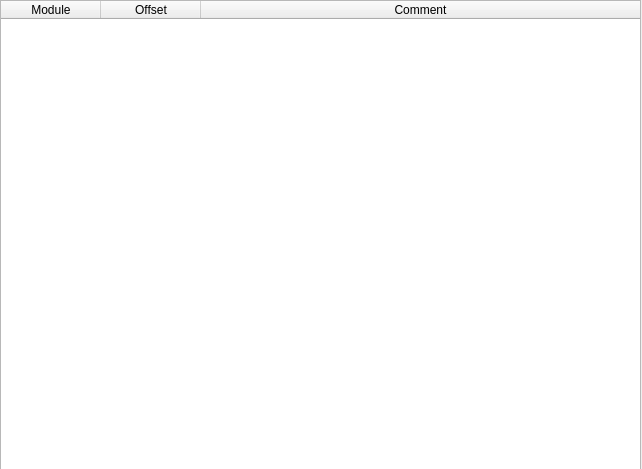
<?xml version="1.0" encoding="UTF-8"?>
<ui version="4.0">
 <class>qtDLGBookmarkClass</class>
 <widget class="QWidget" name="qtDLGBookmarkClass">
  <property name="geometry">
   <rect>
    <x>0</x>
    <y>0</y>
    <width>642</width>
    <height>469</height>
   </rect>
  </property>
  <property name="windowTitle">
   <string>[ Nanomite ] - Bookmark / Comment</string>
  </property>
  <property name="windowIcon">
   <iconset resource="qtDLGNanomite.qrc">
    <normaloff>:/DLGNanomite/Icons/IDI_MAIN.ico</normaloff>:/DLGNanomite/Icons/IDI_MAIN.ico</iconset>
  </property>
  <widget class="QWidget" name="verticalLayoutWidget">
   <property name="geometry">
    <rect>
     <x>0</x>
     <y>0</y>
     <width>641</width>
     <height>471</height>
    </rect>
   </property>
   <layout class="QVBoxLayout" name="verticalLayout">
    <item>
     <widget class="QTableWidget" name="tblBookmark">
      <property name="contextMenuPolicy">
       <enum>Qt::CustomContextMenu</enum>
      </property>
      <property name="editTriggers">
       <set>QAbstractItemView::SelectedClicked</set>
      </property>
      <property name="selectionBehavior">
       <enum>QAbstractItemView::SelectRows</enum>
      </property>
      <attribute name="horizontalHeaderStretchLastSection">
       <bool>true</bool>
      </attribute>
      <attribute name="verticalHeaderVisible">
       <bool>false</bool>
      </attribute>
      <attribute name="verticalHeaderDefaultSectionSize">
       <number>15</number>
      </attribute>
      <attribute name="verticalHeaderMinimumSectionSize">
       <number>15</number>
      </attribute>
      <column>
       <property name="text">
        <string>Module</string>
       </property>
      </column>
      <column>
       <property name="text">
        <string>Offset</string>
       </property>
      </column>
      <column>
       <property name="text">
        <string>Comment</string>
       </property>
      </column>
     </widget>
    </item>
   </layout>
  </widget>
 </widget>
 <resources>
  <include location="qtDLGNanomite.qrc"/>
 </resources>
 <connections/>
</ui>
